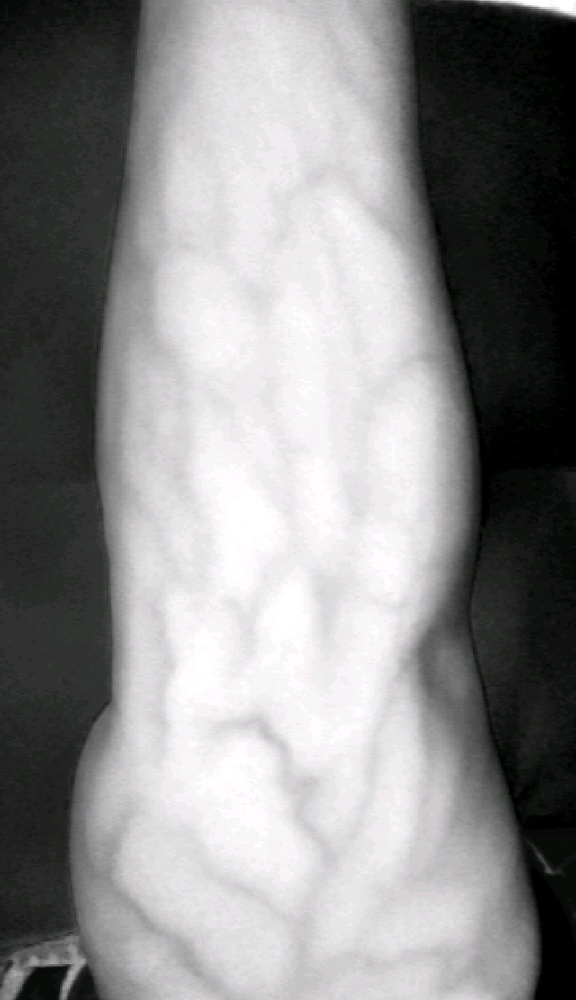
#> input picture testing/veinss.jpg, 576 x 1000 px, shrunk from 1080 x 1874 before the run
$ jupyter execute Vein_Detection.ipynb
#> lines starting #> are read from the running program, lines starting #| are printed output that depends on the picture; after the words box and inside, x2 and y2 are one past the last pixel; in counts of white or black regions, pixels touching at a corner belong together
[cell 1]
import numpy as np
import cv2
from matplotlib import pyplot as plt

[cell 2]
img = cv2.imread('testing/veinss.jpg',0)
#> img: shape (1000, 576); min 0, max 255, mean 140.4

kernel = np.ones((5,5), np.uint8)

# create a CLAHE object (Arguments are optional).
clahe = cv2.createCLAHE(clipLimit=1.5, tileGridSize=(7,7))
cl1 = clahe.apply(img)
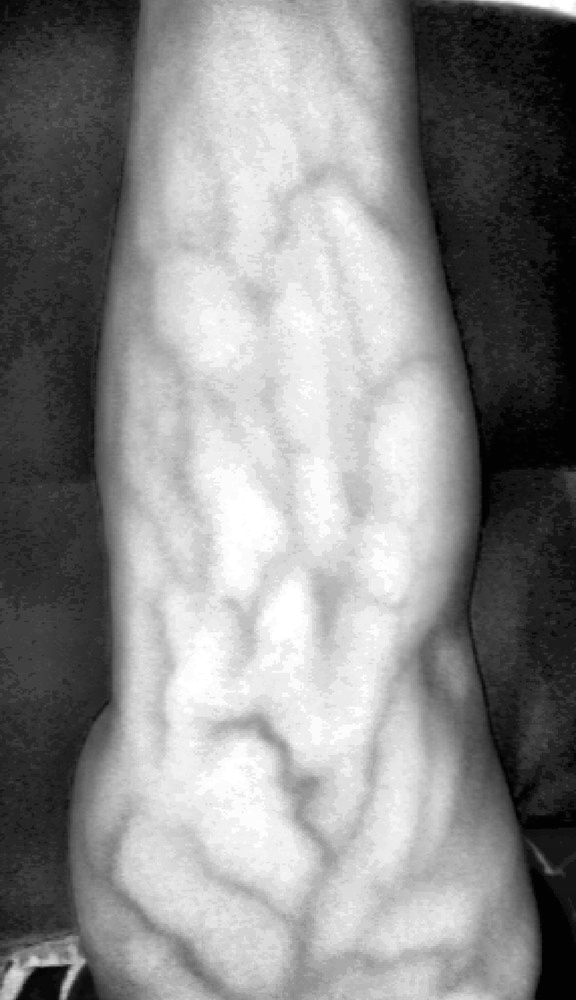
#> cl1: shape (1000, 576); min 1, max 255, mean 137.2

[cell 3]
#apply adaptive threshold
cl2 = cv2.medianBlur(cl1, 5)
th1 = cv2.adaptiveThreshold(cl2,255,cv2.ADAPTIVE_THRESH_MEAN_C,cv2.THRESH_BINARY_INV,25,2.55)
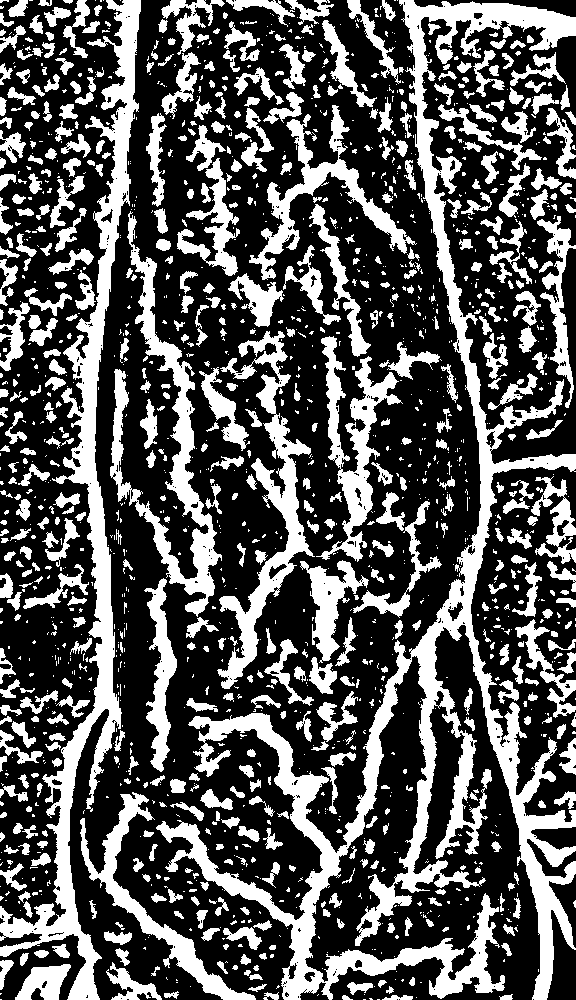
#> th1: shape (1000, 576); 33.8% white; 1615 white regions (1022 under 20 px), largest, box (x1, y1, x2, y2) and area: (156, 0, 576, 1000) 49207, (0, 0, 141, 1000) 21004, (110, 211, 222, 617) 8715

#apply otsu threshold
blur = cv2.GaussianBlur(cl1,(5,5),0)
ret3,th3 = cv2.threshold(blur,0,255,cv2.THRESH_BINARY+cv2.THRESH_OTSU)
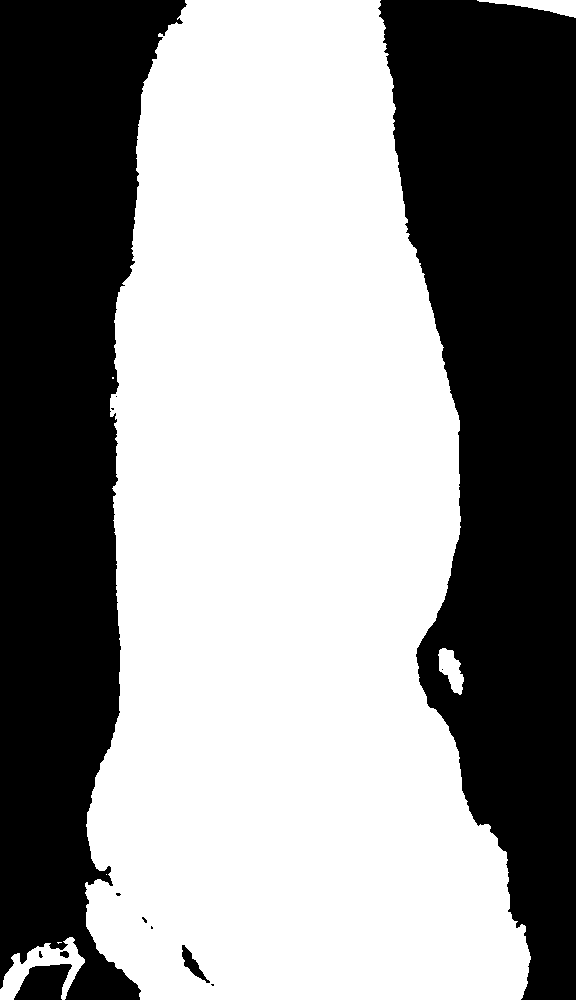
#> th3: shape (1000, 576); 57% white; 13 black regions (8 under 20 px), largest, box (x1, y1, x2, y2) and area: (378, 0, 576, 1000) 129306, (0, 0, 187, 1000) 116274, (14, 964, 72, 1000) 1466, (182, 945, 210, 983) 333, (60, 951, 69, 958) 48
#> ret3 = 126

#removing noise
th2 = th1 & th3
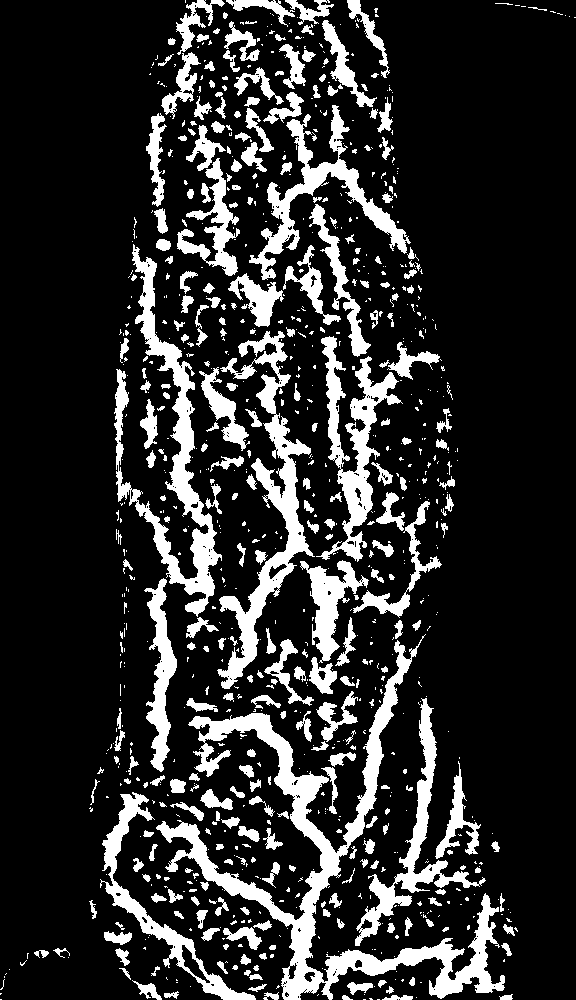
#> th2: shape (1000, 576); 17.4% white; 915 white regions (613 under 20 px), largest, box (x1, y1, x2, y2) and area: (156, 634, 505, 1000) 17336, (114, 244, 222, 617) 8200, (217, 331, 315, 689) 7534

[cell 4]
#morphological transform
opening = cv2.morphologyEx(th2, cv2.MORPH_OPEN, kernel)
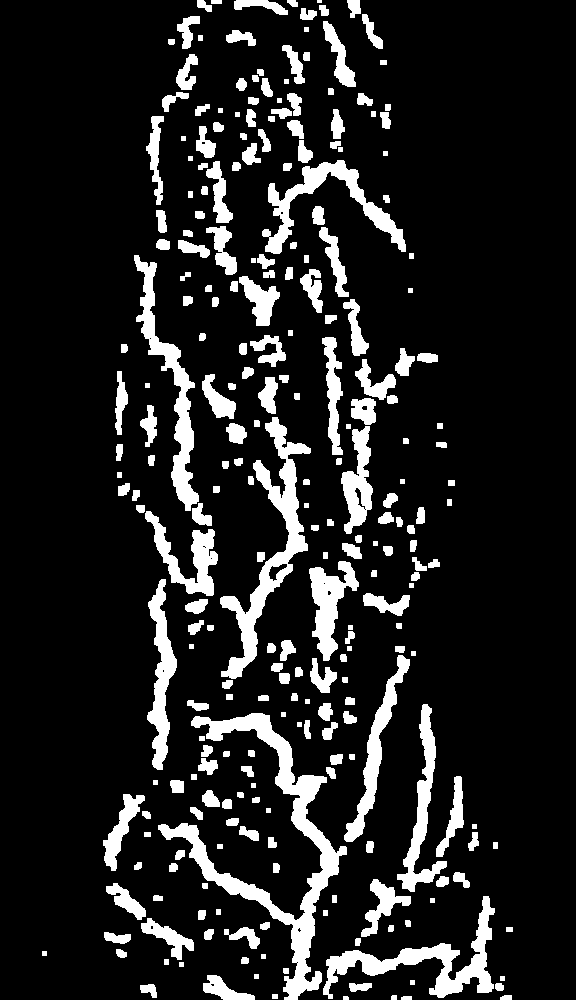
#> opening: shape (1000, 576); 13.2% white; 264 white regions (1 under 20 px)

#finding outlines via contouring process
contours, hierarchy = cv2.findContours(opening,cv2.RETR_TREE,cv2.CHAIN_APPROX_NONE)
#> contours = 281 contours, 52 with area under 20; largest, box (x1, y1, x2, y2) and area: (158, 713, 347, 1000) 8032, (220, 417, 311, 679) 4930, (323, 896, 495, 999) 3827, (134, 255, 199, 511) 3366, (262, 160, 406, 254) 2913
img1 = cv2.cvtColor(img, cv2.COLOR_GRAY2BGR)
dst = cv2.drawContours(img1, contours, -1, (0,255,0), -1)
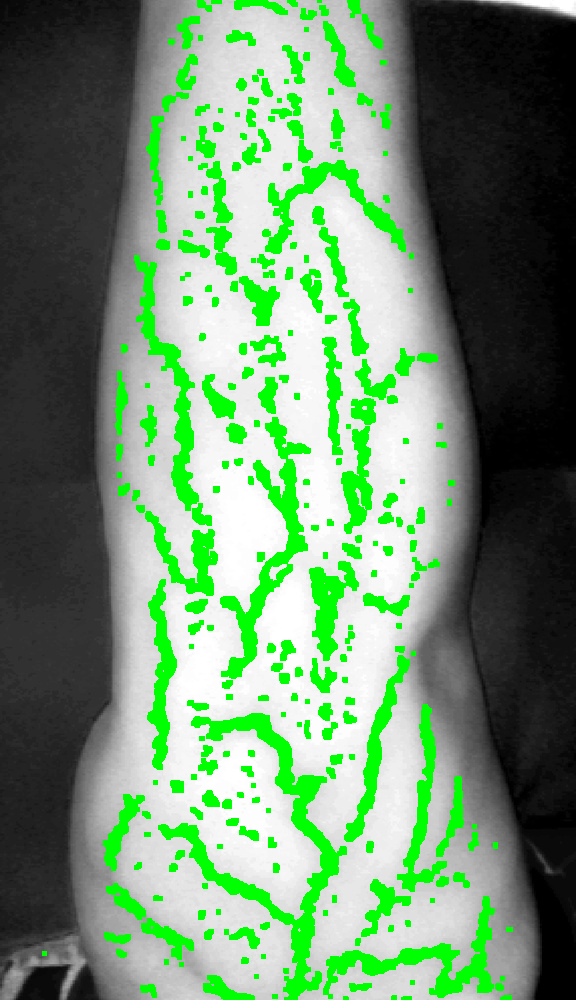
#> dst: shape (1000, 576, 3); mean B, G, R 112.3, 145.9, 112.3

#printing the results onto the screen
cv2.imwrite("Results/out.jpg", dst)
#> Out = True

[cell 5]
a=plt.imread('Results/out.jpg')
plt.imshow(a)
